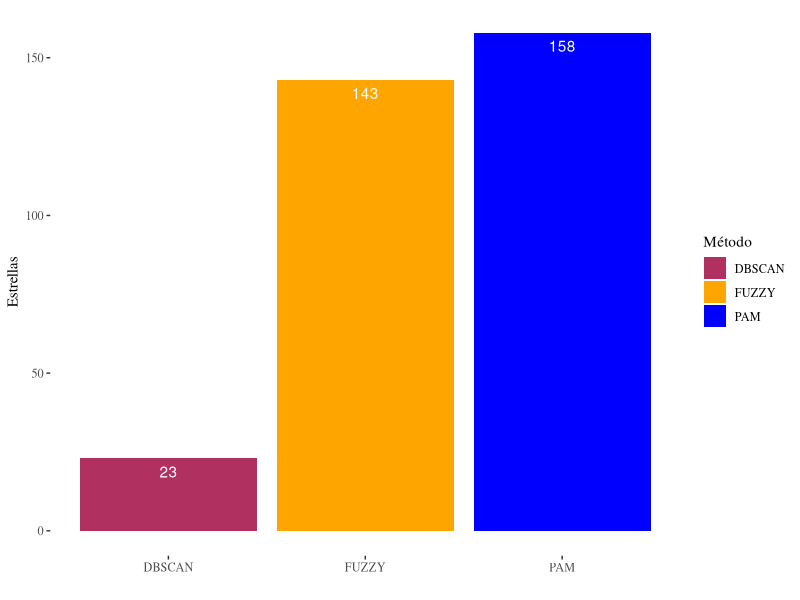
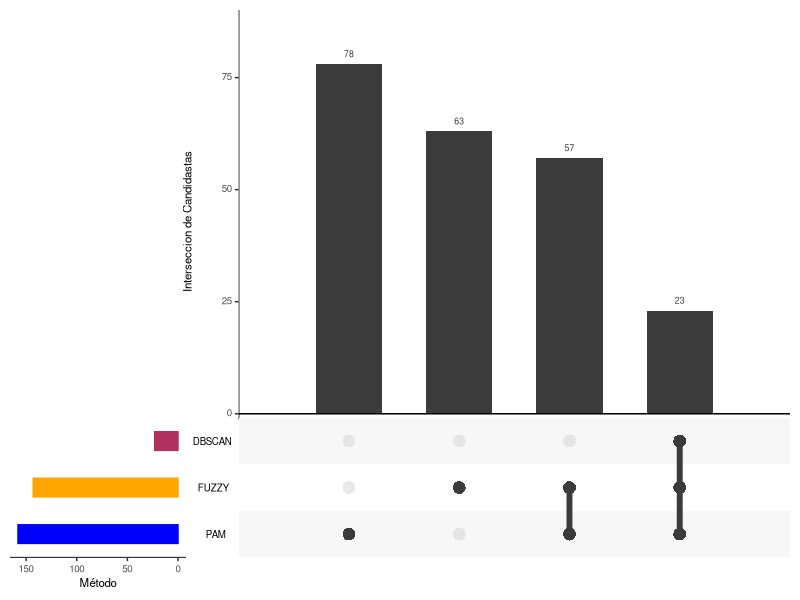

Generate these figures, in order, with R:
## ---- chunk 1
knitr::opts_chunk$set(echo = TRUE)
library(UpSetR)
library(dplyr)
library(ggplot2)
library(ggthemes)
## ---- chunk 2
pam<-read.csv("hip_pamk5_clust.csv") %>% filter(Symbad_Hyades==F)
dbs<-read.csv("DBSCAN - Candidatas.csv")
fzy<-read.csv("FUZZY - Candidatas.csv")
## ---- chunk 3
dbs$X<-NULL
fzy$X<-NULL
dbs$source<-"DBSCAN"
fzy$source<-"FUZZY"
pam$source<-"PAM"
## ---- chunk 4
cand.list<- dbs %>% rbind(fzy) %>% rbind(pam[,c("HIP","source")])
cand.list$source<-as.factor(cand.list$source)
ggplot(data=cand.list,aes(x=source)) +
  geom_bar(aes(fill=source)) +
  geom_text(stat='count',aes(label=..count..),vjust=1.6,color="white") +
  scale_fill_manual(name="Método",values=c("maroon","orange","blue")) +
  xlab("") +
  ylab("Estrellas") +
  theme_tufte()
## ---- chunk 5
listInput<-list(DBSCAN=dbs$HIP,FUZZY=fzy$HIP,PAM=pam$HIP)
upset(fromList(listInput), order.by = "freq",point.size = 4, line.size = 2, 
    mainbar.y.label = "Interseccion de Candidastas", sets.x.label = "Método",
    sets.bar.color=c("blue","orange","maroon"))
## ---- chunk 6
cand.list.hip<- pam %>% select(HIP)
write.csv(cand.list.hip, "Candidatas Hyades - Hipparcos.csv",row.names = F)
cand.list.tyc<-read.csv("tyc_pam_clustk2.csv") %>% select(recno)
write.csv(cand.list.tyc, "Candidatas Hyades - Tycho.csv", row.names = F)
